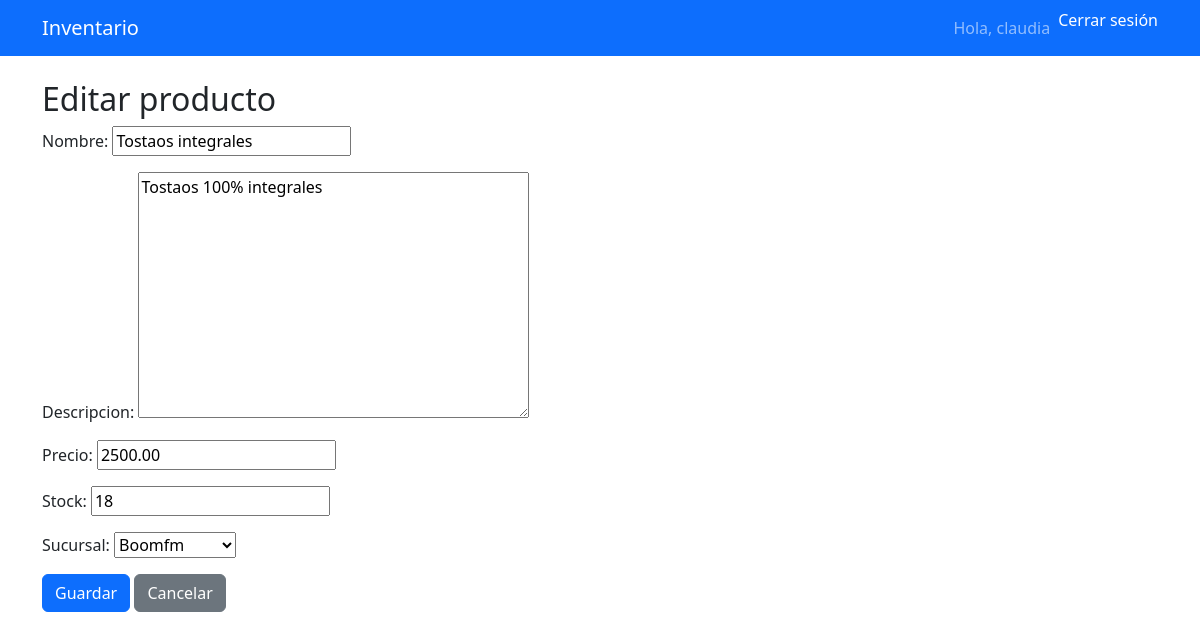
The app's page /productos/4/editar/ (signed in) with its own data.
### inventario/models.py (models this page shows, shortened)
class Producto(models.Model):
    nombre = models.CharField(max_length=100)
    descripcion = models.TextField(blank=True, null=True)
    precio = models.DecimalField(max_digits=10, decimal_places=2)
    stock = models.PositiveIntegerField(default=0)
    sucursal = models.ForeignKey(Sucursal, on_delete=models.CASCADE, related_name='productos')
    fecha_creacion = models.DateTimeField(auto_now_add=True)

class Sucursal(models.Model):
    nombre = models.CharField(max_length=150)
    direccion = models.CharField(max_length=250, blank=True)
    telefono = models.CharField(max_length=50, blank=True)
    created_at = models.DateTimeField(auto_now_add=True)
    def __str__(self):
        return self.nombre

### inventario/views_productos.py (the view)
# urls.py: path('productos/<int:pk>/editar/', views_productos.ProductoUpdateView.as_view(), name='producto_update'),
class ProductoUpdateView(LoginRequiredMixin, UpdateView):
    model = Producto
    form_class = ProductoForm
    template_name = 'inventario/producto_form.html'
    success_url = reverse_lazy('producto_list')
    def get_queryset(self):
        rol, sucursales_qs = role_and_sucursales(self.request.user)
        if rol == 'Administrador':
            return Producto.objects.all()
        return Producto.objects.filter(sucursal__in=sucursales_qs)
    def get_form_kwargs(self):
        kwargs = super().get_form_kwargs()
        kwargs['user'] = self.request.user
        return kwargs

### inventario/forms.py
class ProductoForm(forms.ModelForm):
    class Meta:
        model = Producto
        fields = ['nombre', 'descripcion', 'precio', 'stock', 'sucursal']
    def __init__(self, *args, **kwargs):
        user = kwargs.pop('user', None)  # le pasaremos el user desde la vista
        super().__init__(*args, **kwargs)
        if user and user.is_authenticated:
            rol, sucursales_qs = role_and_sucursales(user)
            if rol != 'Administrador':
                self.fields['sucursal'].queryset = sucursales_qs

### inventario/context_processors.py (called while the page is built, shortened)
def role_context(request):
    role = None
    if request.user.is_authenticated:
        perfil = getattr(request.user, 'perfil', None)
        role = getattr(perfil, 'rol', None)
    return {'role': role}

### inventario/permissions.py (called while the page is built)
def role_and_sucursales(user):
    perfil = getattr(user, 'perfil', None)
    if not perfil:
        return None, Sucursal.objects.none()
    rol = perfil.rol
    if rol == 'Administrador':
        return rol, Sucursal.objects.all()
    return rol, perfil.sucursales.all()

### templates/inventario/producto_form.html (shortened to what this page needs)
{% extends "base.html" %}
{% block content %}
<h2>{{ form.instance.pk|yesno:"Editar producto,Nuevo producto" }}</h2>
<form method="post">
  {{ form.as_p }}
  <button class="btn btn-primary" type="submit">Guardar</button>
  <a class="btn btn-secondary" href="{% url 'producto_list' %}">Cancelar</a>
</form>
{% endblock %}

### templates/base.html (shortened to what this page needs)
<!doctype html>
<html lang="es">
<head>
  <link href="https://cdn.jsdelivr.net/npm/bootstrap@5.3.2/dist/css/bootstrap.min.css" rel="stylesheet">
</head>
<body>
  <nav class="navbar navbar-expand-lg navbar-dark bg-primary">
    <div class="container">
      <a class="navbar-brand" href="{% url 'home' %}">Inventario</a>
      <div class="collapse navbar-collapse" id="navMain">
        <ul class="navbar-nav ms-auto">
          {% if user.is_authenticated %}
            <li class="nav-item">
              <span class="nav-link">Hola, {{ user.username }}</span>
            </li>
            <li class="nav-item">
              <form method="post" action="{% url 'logout' %}" style="display:inline;">
                <button type="submit" class="nav-link btn btn-link" style="padding: 0; margin: 0; color: white; text-decoration: none;">
                  Cerrar sesión
                </button>
              </form>
            </li>
          {% else %}
            <li class="nav-item">
              <a class="nav-link" href="{% url 'login' %}">Ingresar</a>
            </li>
          {% endif %}
        </ul>
      </div>
    </div>
  </nav>
  <main class="container py-4">
    {% block content %}{% endblock %}
  </main>
</body>
</html>

### records on screen
Producto: instance.pk "Editar producto", nombre "Tostaos integrales", descripcion "Tostaos 100% integrales", precio "2500.00", stock "18", sucursal "Boomfm"

### other values on screen
{{ user.username }} "claudia"
